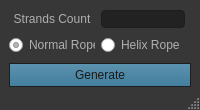
<?xml version="1.0" encoding="UTF-8"?>
<ui version="4.0">
 <class>ldmt_rope</class>
 <widget class="QMainWindow" name="ldmt_rope">
  <property name="geometry">
   <rect>
    <x>0</x>
    <y>0</y>
    <width>200</width>
    <height>110</height>
   </rect>
  </property>
  <property name="minimumSize">
   <size>
    <width>200</width>
    <height>110</height>
   </size>
  </property>
  <property name="maximumSize">
   <size>
    <width>200</width>
    <height>180</height>
   </size>
  </property>
  <property name="windowTitle">
   <string>Rope</string>
  </property>
  <property name="styleSheet">
   <string notr="true">QMainWindow{
background-color: rgb(55,55,55);
}
*{
color:rgb(175,175,175);
}</string>
  </property>
  <widget class="QWidget" name="centralwidget">
   <property name="minimumSize">
    <size>
     <width>200</width>
     <height>0</height>
    </size>
   </property>
   <property name="maximumSize">
    <size>
     <width>200</width>
     <height>16777215</height>
    </size>
   </property>
   <property name="styleSheet">
    <string notr="true">QWidget#centralwidget{background-color: rgb(55,55,55);}
</string>
   </property>
   <layout class="QGridLayout" name="gridLayout">
    <property name="bottomMargin">
     <number>0</number>
    </property>
    <item row="1" column="0">
     <widget class="QRadioButton" name="btn_normalRope">
      <property name="sizePolicy">
       <sizepolicy hsizetype="Preferred" vsizetype="Fixed">
        <horstretch>0</horstretch>
        <verstretch>0</verstretch>
       </sizepolicy>
      </property>
      <property name="statusTip">
       <string>Generate rope with natural topo.</string>
      </property>
      <property name="text">
       <string>Normal Rope</string>
      </property>
      <property name="checked">
       <bool>true</bool>
      </property>
     </widget>
    </item>
    <item row="1" column="1">
     <widget class="QRadioButton" name="btn_helixRope">
      <property name="sizePolicy">
       <sizepolicy hsizetype="Preferred" vsizetype="Fixed">
        <horstretch>0</horstretch>
        <verstretch>0</verstretch>
       </sizepolicy>
      </property>
      <property name="statusTip">
       <string>Generate rope with perfect loop.</string>
      </property>
      <property name="text">
       <string>Helix Rope</string>
      </property>
      <property name="checked">
       <bool>false</bool>
      </property>
     </widget>
    </item>
    <item row="2" column="0" colspan="3">
     <widget class="QPushButton" name="btn_generate">
      <property name="sizePolicy">
       <sizepolicy hsizetype="Preferred" vsizetype="Fixed">
        <horstretch>0</horstretch>
        <verstretch>0</verstretch>
       </sizepolicy>
      </property>
      <property name="minimumSize">
       <size>
        <width>0</width>
        <height>24</height>
       </size>
      </property>
      <property name="maximumSize">
       <size>
        <width>16777215</width>
        <height>22</height>
       </size>
      </property>
      <property name="font">
       <font>
        <family>Segoe UI</family>
       </font>
      </property>
      <property name="cursor">
       <cursorShape>PointingHandCursor</cursorShape>
      </property>
      <property name="statusTip">
       <string>Generate rope from curves.</string>
      </property>
      <property name="styleSheet">
       <string notr="true">QPushButton{ 
 border:1px solid rgb(30,30,30);
background-color: qlineargradient(spread:pad, x1:1, y1:1, x2:1, y2:0, stop:0 rgba(68, 145, 185, 200), stop:1 rgba(108, 185, 224, 180));
color:rgb(25,25,25);}
QPushButton:hover{ 
 border:1px solid rgb(30,30,30);
background-color: qlineargradient(spread:pad, x1:1, y1:1, x2:1, y2:0, stop:0 rgba(88, 165, 205, 255), stop:1 rgba(128, 205, 244, 255));
color:rgb(25,25,25);
text-decoration: underline!important;}
QPushButton:pressed{ 
 border:1px solid rgb(30,30,30);
background-color: qlineargradient(spread:pad, x1:1, y1:1, x2:1, y2:0, stop:0 rgba(108, 185, 224, 180), stop:1 rgba(68, 145, 185, 200));
color:rgb(25,25,25);}</string>
      </property>
      <property name="text">
       <string>Generate</string>
      </property>
     </widget>
    </item>
    <item row="0" column="1">
     <widget class="QLineEdit" name="text_strandsCount">
      <property name="statusTip">
       <string>Input the strands count of rope.</string>
      </property>
      <property name="styleSheet">
       <string notr="true">border-radius: 4px;
border:1px solid rgb(30,30,30);
background-color: rgb(30,30,30, 215);
color:rgb(175,175,175);</string>
      </property>
     </widget>
    </item>
    <item row="0" column="0">
     <widget class="QLabel" name="label">
      <property name="text">
       <string>Strands Count</string>
      </property>
      <property name="alignment">
       <set>Qt::AlignCenter</set>
      </property>
     </widget>
    </item>
   </layout>
  </widget>
  <widget class="QStatusBar" name="statusbar">
   <property name="styleSheet">
    <string notr="true">QStatusBar{

}</string>
   </property>
  </widget>
 </widget>
 <resources/>
 <connections/>
</ui>
